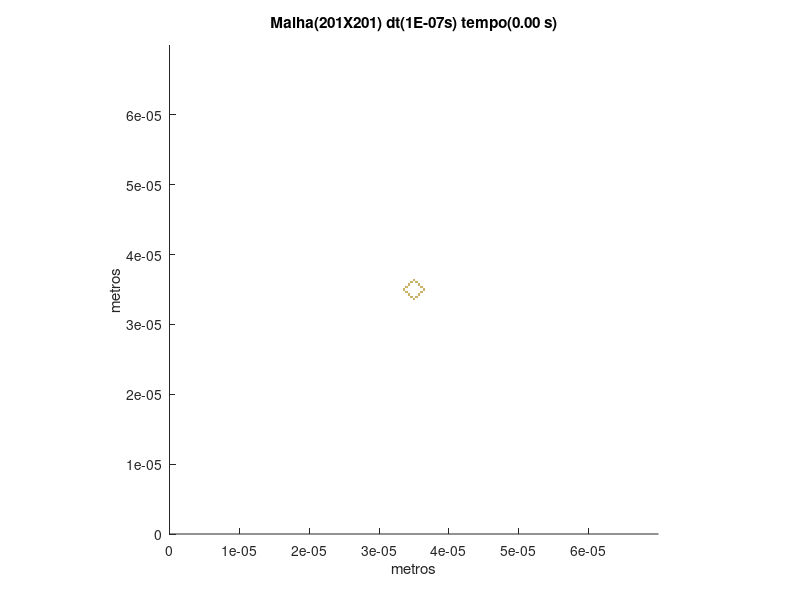

MATLAB code for this plot:
set (gca,'PlotBoxAspectRatio',[1 1 1],'Xlim',[0,7E-05],'Ylim',[0,7E-05])
hold on
title('Malha(201X201) dt(1E-07s) tempo(0.00 s)')
hold on
ylabel('metros')
hold on
xlabel('metros')
hold on

fill([3.48258706467662E-05 3.48258706467662E-05 3.51741293532338E-05 3.51741293532338E-05],[3.34328358208955E-05 3.37810945273632E-05 3.37810945273632E-05 3.34328358208955E-05],[0.8,0.7,0.4],'LineStyle','none')

fill([3.44776119402985E-05 3.44776119402985E-05 3.48258706467662E-05 3.48258706467662E-05],[3.37810945273632E-05 3.41293532338308E-05 3.41293532338308E-05 3.37810945273632E-05],[0.8,0.7,0.4],'LineStyle','none')

fill([3.51741293532338E-05 3.51741293532338E-05 3.55223880597015E-05 3.55223880597015E-05],[3.37810945273632E-05 3.41293532338308E-05 3.41293532338308E-05 3.37810945273632E-05],[0.8,0.7,0.4],'LineStyle','none')

fill([3.41293532338308E-05 3.41293532338308E-05 3.44776119402985E-05 3.44776119402985E-05],[3.41293532338308E-05 3.44776119402985E-05 3.44776119402985E-05 3.41293532338308E-05],[0.8,0.7,0.4],'LineStyle','none')

fill([3.55223880597015E-05 3.55223880597015E-05 3.58706467661692E-05 3.58706467661692E-05],[3.41293532338308E-05 3.44776119402985E-05 3.44776119402985E-05 3.41293532338308E-05],[0.8,0.7,0.4],'LineStyle','none')

fill([3.37810945273632E-05 3.37810945273632E-05 3.41293532338308E-05 3.41293532338308E-05],[3.44776119402985E-05 3.48258706467662E-05 3.48258706467662E-05 3.44776119402985E-05],[0.8,0.7,0.4],'LineStyle','none')

fill([3.58706467661692E-05 3.58706467661692E-05 3.62189054726368E-05 3.62189054726368E-05],[3.44776119402985E-05 3.48258706467662E-05 3.48258706467662E-05 3.44776119402985E-05],[0.8,0.7,0.4],'LineStyle','none')

fill([3.34328358208955E-05 3.34328358208955E-05 3.37810945273632E-05 3.37810945273632E-05],[3.48258706467662E-05 3.51741293532338E-05 3.51741293532338E-05 3.48258706467662E-05],[0.8,0.7,0.4],'LineStyle','none')

fill([3.62189054726368E-05 3.62189054726368E-05 3.65671641791045E-05 3.65671641791045E-05],[3.48258706467662E-05 3.51741293532338E-05 3.51741293532338E-05 3.48258706467662E-05],[0.8,0.7,0.4],'LineStyle','none')

fill([3.37810945273632E-05 3.37810945273632E-05 3.41293532338308E-05 3.41293532338308E-05],[3.51741293532338E-05 3.55223880597015E-05 3.55223880597015E-05 3.51741293532338E-05],[0.8,0.7,0.4],'LineStyle','none')

fill([3.58706467661692E-05 3.58706467661692E-05 3.62189054726368E-05 3.62189054726368E-05],[3.51741293532338E-05 3.55223880597015E-05 3.55223880597015E-05 3.51741293532338E-05],[0.8,0.7,0.4],'LineStyle','none')

fill([3.41293532338308E-05 3.41293532338308E-05 3.44776119402985E-05 3.44776119402985E-05],[3.55223880597015E-05 3.58706467661692E-05 3.58706467661692E-05 3.55223880597015E-05],[0.8,0.7,0.4],'LineStyle','none')

fill([3.55223880597015E-05 3.55223880597015E-05 3.58706467661692E-05 3.58706467661692E-05],[3.55223880597015E-05 3.58706467661692E-05 3.58706467661692E-05 3.55223880597015E-05],[0.8,0.7,0.4],'LineStyle','none')

fill([3.44776119402985E-05 3.44776119402985E-05 3.48258706467662E-05 3.48258706467662E-05],[3.58706467661692E-05 3.62189054726368E-05 3.62189054726368E-05 3.58706467661692E-05],[0.8,0.7,0.4],'LineStyle','none')

fill([3.51741293532338E-05 3.51741293532338E-05 3.55223880597015E-05 3.55223880597015E-05],[3.58706467661692E-05 3.62189054726368E-05 3.62189054726368E-05 3.58706467661692E-05],[0.8,0.7,0.4],'LineStyle','none')

fill([3.48258706467662E-05 3.48258706467662E-05 3.51741293532338E-05 3.51741293532338E-05],[3.62189054726368E-05 3.65671641791045E-05 3.65671641791045E-05 3.62189054726368E-05],[0.8,0.7,0.4],'LineStyle','none')
